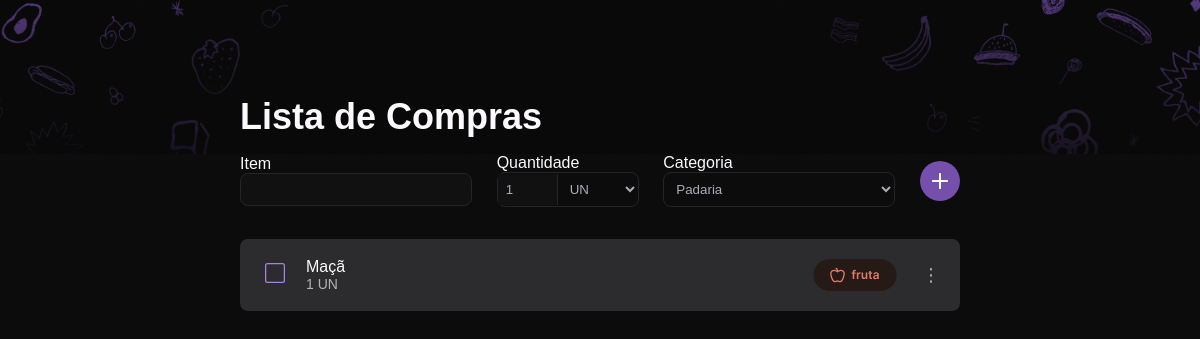
The app's page /, older data.
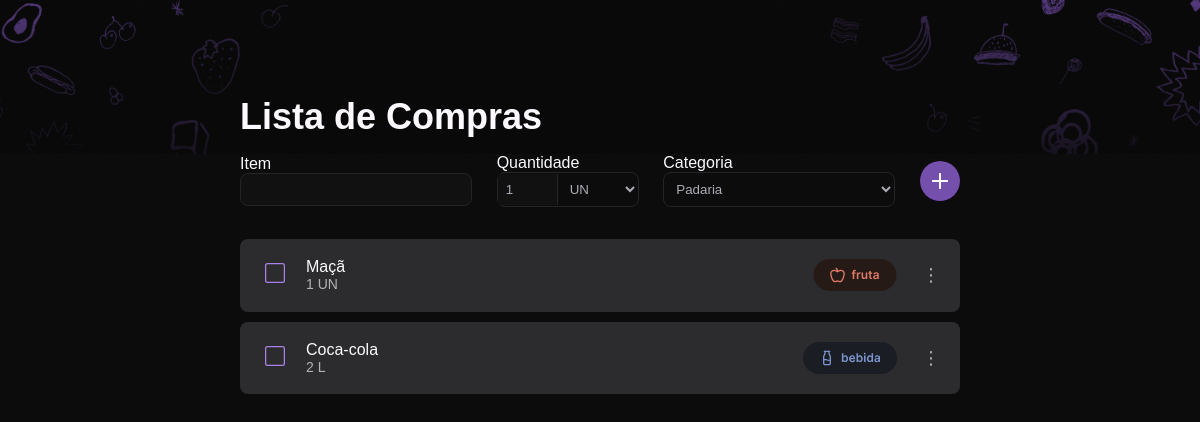
The same page, newer data.
### produtos/models.py (models this page shows)
class Produto(models.Model):
    CATEGORIA_CHOICES = [
        ("PAD", "Padaria"),
        ("LEG", "Legume"),
        ("CAR", "Carne"),
        ("FRU", "Fruta"),
        ("BEB", "Bebida"),
    ]
    CATEGORIA_IMAGENS = [
        ("PAD", "img/icon/Type=bakery.svg"),
        ("LEG", "img/icon/Type=vegetable.svg"),
        ("CAR", "img/icon/Type=beef.png"),
        ("FRU", "img/icon/Type=fruit.svg"),
        ("BEB", "img/icon/Type=drink.svg"),
    ]
    TIPO = [("UN", "Un."), ("L", "L"), ("KG", "Kg")]
    id = models.BigAutoField(
        auto_created=True, primary_key=True, serialize=False, verbose_name="ID"
    )
    nome = models.CharField(max_length=42)
    quantidade = models.IntegerField()
    tipo = models.CharField(max_length=3, choices=TIPO)
    categoria = models.CharField(max_length=3, choices=CATEGORIA_CHOICES)
    concluida = models.BooleanField(default=False)

### produtos/views.py (the view)
# urls.py: path("", include("produtos.url")),
@csrf_exempt
def produtos(request):
    if request.method == "POST":
        form = ProdutoForm(request.POST)
        print("Dados recebidos do formulário:", request.POST)
        if form.is_valid():
            print("Dados validados:", form.cleaned_data)
            form.save()
            print("Produto salvo com sucesso no banco de dados!")
            return redirect("produtos")
        else:
            print("Erros no formulário:", form.errors)
    else:
        form = ProdutoForm()
    produtos = BuscarProdutos()  # Busca todos os produtos no banco de dados
    options = BuscarOptions()
    icones = BuscarIcones()
    print(icones)
    return render(
        request,
        "main.html",
        {"form": form, "produtos": produtos, "options": options, "icones": icones},
    )

### produtos/form.py
class ProdutoForm(forms.ModelForm):
    class Meta:
        model = Produto
        fields = ['nome', 'quantidade', 'tipo', 'categoria']

### produtos/views.py (called while the page is built)
def BuscarProdutos():
    produtos = Produto.objects.all()
    return produtos

def BuscarOptions():
    categorias = Produto.CATEGORIA_CHOICES
    tipos = Produto.TIPO
    options = {"categorias": categorias, "tipos": tipos}
    return options

def BuscarIcones():
    icones = Produto.CATEGORIA_IMAGENS
    print(icones)
    return icones

### produtos/templates/main.html
{% extends "master.html" %} {% load static %}{% block content %}
<section class="titulo">
  <h1>
    Lista de Compras
  </h1>
</section>
<section class="form">
    {% block myForm %}
      {% include 'form.html' %}
    {% endblock  %}
</section>
<section class="card_list">
  {% block card %}
  {% include 'card.html' %}
  {% endblock %}
</section>
{% endblock %}

### produtos/templates/card.html (shortened to what this page needs)
{% load static %}
<ul name="myList" class="myList" id="myList">
  {% for item in produtos %}
  <li class="listItem">
    <div class="item-info1">
      <label class="custom-checkbox">
        <span class="checkmark"></span>
      </label>
      <div class="info">
        <label for="item_{{ forloop.counter }}">{{ item.nome }}</label>
        <div class="label-quantidade">
          {{ item.quantidade }} {{ item.tipo }}
        </div>
      </div>
    </div>
    <div class="item-info2">
      <div class="badge {{ item.categoria }}">
        {% if item.categoria == "FRU" %}
        <img src="{% static 'img/icon/Type=fruit.svg' %}" alt="" />
        {% elif item.categoria == "CAR" %}
        <img src="{% static 'img/icon/Type=meat.svg' %}" alt="" />
        {% elif item.categoria == "PAD" %}
        <img src="{% static 'img/icon/Type=bakery.svg' %}" alt="" />
        {% elif item.categoria == "VEG" %}
        <img src="{% static 'img/icon/Type=vegetable.svg' %}" alt="" />
        {% elif item.categoria == "BEB" %}
        <img src="{% static 'img/icon/Type=drink.svg' %}" alt="" />
        {% endif %}
      </div>
      <form method="POST" action="{% url 'deletar_item' item.id %}" class="form_delete" >
        <button type="submit" id="btn_delete" onclick="return confirm('Você tem certeza que deseja deletar este item?');">⋮</button>
    </form>
    </div>
  </li>
  {% endfor %}
</ul>

Row changes from the older to the newer data that the page shows:
added Produto: nome "Coca-cola", quantidade "2", tipo "L"
